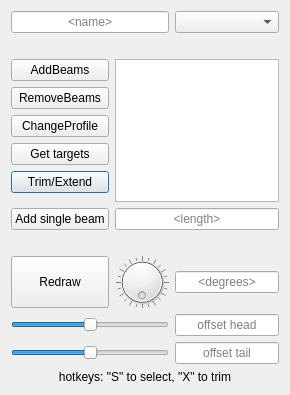
<?xml version="1.0" encoding="UTF-8"?>
<ui version="4.0">
 <class>DialogFBranch</class>
 <widget class="QDialog" name="DialogFBranch">
  <property name="geometry">
   <rect>
    <x>0</x>
    <y>0</y>
    <width>290</width>
    <height>395</height>
   </rect>
  </property>
  <property name="sizePolicy">
   <sizepolicy hsizetype="Preferred" vsizetype="Expanding">
    <horstretch>0</horstretch>
    <verstretch>0</verstretch>
   </sizepolicy>
  </property>
  <property name="windowTitle">
   <string>FrameBranch Manager</string>
  </property>
  <layout class="QGridLayout" name="gridLayout_2">
   <item row="11" column="0" colspan="3">
    <widget class="QLabel" name="lab2">
     <property name="text">
      <string>&lt;no target selected&gt;</string>
     </property>
     <property name="alignment">
      <set>Qt::AlignCenter</set>
     </property>
    </widget>
   </item>
   <item row="13" column="2">
    <widget class="QLineEdit" name="editAngle">
     <property name="minimumSize">
      <size>
       <width>80</width>
       <height>0</height>
      </size>
     </property>
     <property name="alignment">
      <set>Qt::AlignCenter</set>
     </property>
     <property name="placeholderText">
      <string>&lt;degrees&gt;</string>
     </property>
    </widget>
   </item>
   <item row="15" column="2">
    <widget class="QLineEdit" name="editTail">
     <property name="alignment">
      <set>Qt::AlignCenter</set>
     </property>
     <property name="placeholderText">
      <string>offset tail</string>
     </property>
    </widget>
   </item>
   <item row="8" column="0">
    <widget class="QPushButton" name="btnTrim">
     <property name="text">
      <string>Trim/Extend</string>
     </property>
    </widget>
   </item>
   <item row="4" column="0">
    <widget class="QPushButton" name="btnAdd">
     <property name="text">
      <string>AddBeams</string>
     </property>
    </widget>
   </item>
   <item row="10" column="0">
    <widget class="QPushButton" name="btnSingle">
     <property name="text">
      <string>Add single beam</string>
     </property>
    </widget>
   </item>
   <item row="6" column="0">
    <widget class="QPushButton" name="btnProfile">
     <property name="text">
      <string>ChangeProfile</string>
     </property>
    </widget>
   </item>
   <item row="2" column="0" colspan="2">
    <widget class="QLineEdit" name="editName">
     <property name="minimumSize">
      <size>
       <width>80</width>
       <height>0</height>
      </size>
     </property>
     <property name="alignment">
      <set>Qt::AlignCenter</set>
     </property>
     <property name="placeholderText">
      <string>&lt;name&gt;</string>
     </property>
    </widget>
   </item>
   <item row="4" column="1" rowspan="6" colspan="2">
    <widget class="QListWidget" name="listSizes"/>
   </item>
   <item row="15" column="0" colspan="2">
    <widget class="QSlider" name="sliTail">
     <property name="minimum">
      <number>-99</number>
     </property>
     <property name="orientation">
      <enum>Qt::Horizontal</enum>
     </property>
    </widget>
   </item>
   <item row="3" column="0" colspan="3">
    <widget class="QLabel" name="lab1">
     <property name="text">
      <string>&lt;no item selected&gt;</string>
     </property>
     <property name="alignment">
      <set>Qt::AlignCenter</set>
     </property>
    </widget>
   </item>
   <item row="13" column="0">
    <widget class="QPushButton" name="btnRefresh">
     <property name="sizePolicy">
      <sizepolicy hsizetype="Minimum" vsizetype="Expanding">
       <horstretch>0</horstretch>
       <verstretch>0</verstretch>
      </sizepolicy>
     </property>
     <property name="text">
      <string>Redraw</string>
     </property>
    </widget>
   </item>
   <item row="2" column="2">
    <widget class="QComboBox" name="comboRatings"/>
   </item>
   <item row="14" column="2">
    <widget class="QLineEdit" name="editHead">
     <property name="alignment">
      <set>Qt::AlignCenter</set>
     </property>
     <property name="placeholderText">
      <string>offset head</string>
     </property>
    </widget>
   </item>
   <item row="14" column="0" colspan="2">
    <widget class="QSlider" name="sliHead">
     <property name="minimum">
      <number>-99</number>
     </property>
     <property name="orientation">
      <enum>Qt::Horizontal</enum>
     </property>
    </widget>
   </item>
   <item row="13" column="1">
    <widget class="QDial" name="dialAngle">
     <property name="maximum">
      <number>359</number>
     </property>
     <property name="orientation">
      <enum>Qt::Horizontal</enum>
     </property>
     <property name="invertedAppearance">
      <bool>false</bool>
     </property>
     <property name="invertedControls">
      <bool>false</bool>
     </property>
     <property name="wrapping">
      <bool>true</bool>
     </property>
     <property name="notchTarget">
      <double>15.000000000000000</double>
     </property>
     <property name="notchesVisible">
      <bool>true</bool>
     </property>
    </widget>
   </item>
   <item row="5" column="0">
    <widget class="QPushButton" name="btnRemove">
     <property name="text">
      <string>RemoveBeams</string>
     </property>
    </widget>
   </item>
   <item row="7" column="0">
    <widget class="QPushButton" name="btnTargets">
     <property name="text">
      <string>Get targets</string>
     </property>
    </widget>
   </item>
   <item row="10" column="1" colspan="2">
    <widget class="QLineEdit" name="editLength">
     <property name="alignment">
      <set>Qt::AlignCenter</set>
     </property>
     <property name="placeholderText">
      <string>&lt;length&gt;</string>
     </property>
    </widget>
   </item>
   <item row="16" column="0" colspan="3">
    <widget class="QLabel" name="label">
     <property name="text">
      <string>hotkeys: &quot;S&quot; to select, &quot;X&quot; to trim</string>
     </property>
     <property name="alignment">
      <set>Qt::AlignCenter</set>
     </property>
    </widget>
   </item>
  </layout>
 </widget>
 <resources/>
 <connections/>
</ui>
